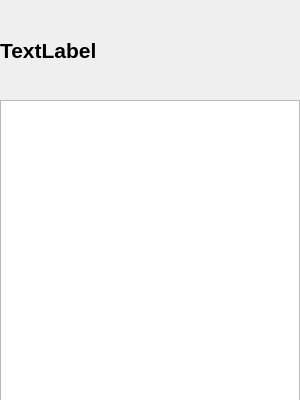
<?xml version="1.0" encoding="UTF-8"?>
<ui version="4.0">
 <class>EchangePeopleList</class>
 <widget class="QWidget" name="EchangePeopleList">
  <property name="geometry">
   <rect>
    <x>0</x>
    <y>0</y>
    <width>300</width>
    <height>400</height>
   </rect>
  </property>
  <property name="minimumSize">
   <size>
    <width>300</width>
    <height>400</height>
   </size>
  </property>
  <property name="maximumSize">
   <size>
    <width>300</width>
    <height>400</height>
   </size>
  </property>
  <property name="windowTitle">
   <string>Form</string>
  </property>
  <widget class="QLabel" name="lb_changePeopleListTitleBackground">
   <property name="geometry">
    <rect>
     <x>0</x>
     <y>0</y>
     <width>300</width>
     <height>100</height>
    </rect>
   </property>
   <property name="font">
    <font>
     <pointsize>18</pointsize>
     <weight>75</weight>
     <bold>true</bold>
    </font>
   </property>
   <property name="text">
    <string/>
   </property>
   <property name="pixmap">
    <pixmap>../../Resource/Photo/board.png</pixmap>
   </property>
   <property name="scaledContents">
    <bool>true</bool>
   </property>
  </widget>
  <widget class="QLabel" name="lb_changPeopleListBackground">
   <property name="enabled">
    <bool>true</bool>
   </property>
   <property name="geometry">
    <rect>
     <x>0</x>
     <y>0</y>
     <width>300</width>
     <height>400</height>
    </rect>
   </property>
   <property name="text">
    <string/>
   </property>
  </widget>
  <widget class="QLabel" name="lb_changePeopleListTitle">
   <property name="geometry">
    <rect>
     <x>0</x>
     <y>0</y>
     <width>300</width>
     <height>100</height>
    </rect>
   </property>
   <property name="font">
    <font>
     <pointsize>16</pointsize>
     <weight>75</weight>
     <bold>true</bold>
    </font>
   </property>
   <property name="text">
    <string>TextLabel</string>
   </property>
  </widget>
  <widget class="QListWidget" name="lw_changePeopleList">
   <property name="geometry">
    <rect>
     <x>0</x>
     <y>100</y>
     <width>300</width>
     <height>401</height>
    </rect>
   </property>
  </widget>
 </widget>
 <resources/>
 <connections/>
</ui>
